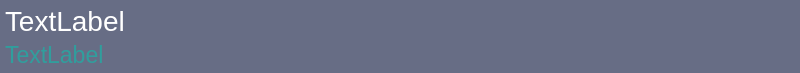
<?xml version="1.0" encoding="UTF-8"?>
<ui version="4.0">
 <class>Form</class>
 <widget class="QWidget" name="Form">
  <property name="geometry">
   <rect>
    <x>0</x>
    <y>0</y>
    <width>800</width>
    <height>64</height>
   </rect>
  </property>
  <property name="sizePolicy">
   <sizepolicy hsizetype="Expanding" vsizetype="Minimum">
    <horstretch>0</horstretch>
    <verstretch>0</verstretch>
   </sizepolicy>
  </property>
  <property name="maximumSize">
   <size>
    <width>16777215</width>
    <height>64</height>
   </size>
  </property>
  <property name="font">
   <font>
    <pointsize>17</pointsize>
   </font>
  </property>
  <property name="windowTitle">
   <string>Form</string>
  </property>
  <property name="styleSheet">
   <string notr="true">background-color:rgb(103, 109, 133);</string>
  </property>
  <layout class="QVBoxLayout" name="verticalLayout_2">
   <property name="spacing">
    <number>5</number>
   </property>
   <property name="leftMargin">
    <number>5</number>
   </property>
   <property name="topMargin">
    <number>5</number>
   </property>
   <property name="rightMargin">
    <number>5</number>
   </property>
   <property name="bottomMargin">
    <number>5</number>
   </property>
   <item>
    <widget class="QLabel" name="label_filtertitle">
     <property name="sizePolicy">
      <sizepolicy hsizetype="Preferred" vsizetype="Minimum">
       <horstretch>0</horstretch>
       <verstretch>0</verstretch>
      </sizepolicy>
     </property>
     <property name="font">
      <font>
       <pointsize>21</pointsize>
      </font>
     </property>
     <property name="styleSheet">
      <string notr="true">color:white;</string>
     </property>
     <property name="text">
      <string>TextLabel</string>
     </property>
    </widget>
   </item>
   <item>
    <widget class="QLabel" name="label_filterdescription">
     <property name="sizePolicy">
      <sizepolicy hsizetype="Preferred" vsizetype="Minimum">
       <horstretch>0</horstretch>
       <verstretch>0</verstretch>
      </sizepolicy>
     </property>
     <property name="styleSheet">
      <string notr="true">color: rgb(48, 158, 157);</string>
     </property>
     <property name="text">
      <string>TextLabel</string>
     </property>
     <property name="alignment">
      <set>Qt::AlignLeading|Qt::AlignLeft|Qt::AlignVCenter</set>
     </property>
    </widget>
   </item>
  </layout>
 </widget>
 <resources/>
 <connections/>
</ui>
